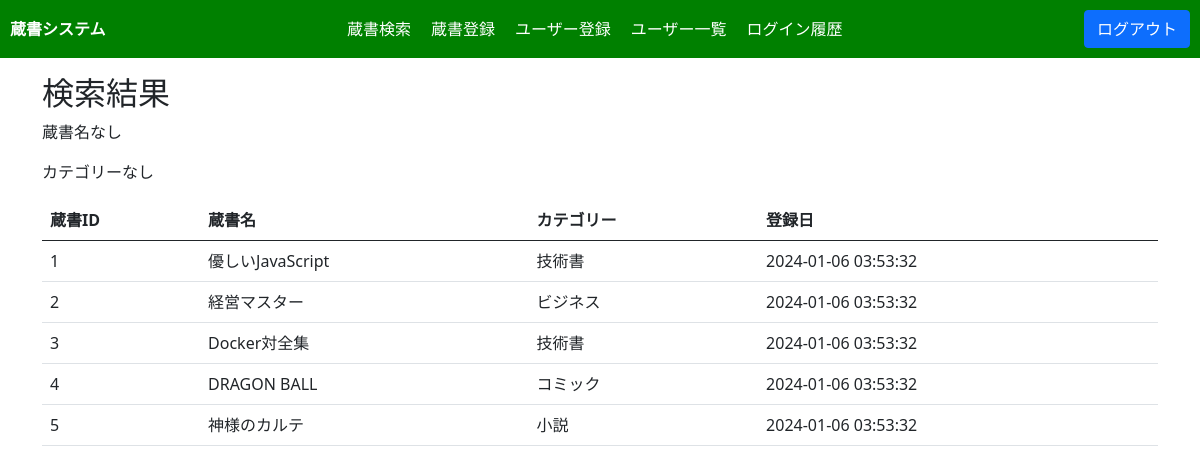
/www/html/~g234201/book_search_result/index.php (signed in), run on the app's committed database.
### tables this page shows
CREATE TABLE books (
    book_id INT PRIMARY KEY AUTO_INCREMENT,
    book_name VARCHAR(255),
    book_category INT,
    regist_date TIMESTAMP,
    regist_id INT,
    FOREIGN KEY (book_category) REFERENCES book_category(book_category_id),
    FOREIGN KEY (regist_id) REFERENCES users(user_id)
);

CREATE TABLE book_category (
    book_category_id INT PRIMARY KEY AUTO_INCREMENT,
    book_category_name VARCHAR(255)
);

### www/html/~g234201/book_search_result/index.php (the view, shortened to what this page needs)
<?php
include '../api/db/index.php';
if (isset($_GET['bookname']) && !empty($_GET['bookname'])) {
    $bookname = $_GET['bookname'];
} else {
    $bookname = '';
}
try {
    $sql = "SELECT b.book_id, b.book_name, bc.book_category_name, b.regist_date
            FROM books b
            JOIN book_category bc ON b.book_category = bc.book_category_id";
    $stmt = $pdo->prepare($sql);
    $stmt->execute();
    $results = $stmt->fetchAll(PDO::FETCH_ASSOC);
    $category_name = '';
} catch (PDOException $e) {
}
?>
<!DOCTYPE html>
<html lang="ja">
<head>
    <link rel="stylesheet" href="/~g234201/css/index.css">
    <link href="https://cdn.jsdelivr.net/npm/bootstrap@5.0.2/dist/css/bootstrap.min.css" rel="stylesheet">
</head>
<body>
    <main class="py-3">
        <div class="container">
            <h2>検索結果</h2>
            <p><span>蔵書名</span><?= $bookname != '' ? $bookname : 'なし' ?></p>
            <p><span>カテゴリー</span><?= $category_name != '' ? $category_name : 'なし' ?></p>
            <table class="table">
                <thead>
                    <tr>
                        <th scope="col">蔵書ID</th>
                        <th scope="col">蔵書名</th>
                        <th scope="col">カテゴリー</th>
                        <th scope="col">登録日</th>
                    </tr>
                </thead>
                <tbody>
                    <?php if (!$results) : ?>
                        <div>該当なし</div>
                    <?php else: ?>
                        <?php foreach ($results as $row) : ?>
                            <tr>
                                <td scope="row"><?= $row['book_id'] ?></td>
                                <td><?= htmlspecialchars($row['book_name']) ?></td>
                                <td><?= htmlspecialchars($row['book_category_name']) ?></td>
                                <td><?= htmlspecialchars($row['regist_date']) ?></td>
                            </tr>
                        <?php endforeach; ?>
                    <?php endif; ?>
                </tbody>
            </table>
        </div>
    </main>
</body>
</html>

### data on the page
books: book_id "1", book_name "優しいJavaScript", book_category.book_category_name "技術書", regist_date "2024-01-06 03:53:32"
books: book_id "2", book_name "経営マスター", book_category.book_category_name "ビジネス", regist_date "2024-01-06 03:53:32"
books: book_id "3", book_name "Docker対全集", book_category.book_category_name "技術書", regist_date "2024-01-06 03:53:32"
books: book_id "4", book_name "DRAGON BALL", book_category.book_category_name "コミック", regist_date "2024-01-06 03:53:32"
books: book_id "5", book_name "神様のカルテ", book_category.book_category_name "小説", regist_date "2024-01-06 03:53:32"

### other printed values
$title "蔵書システム"
